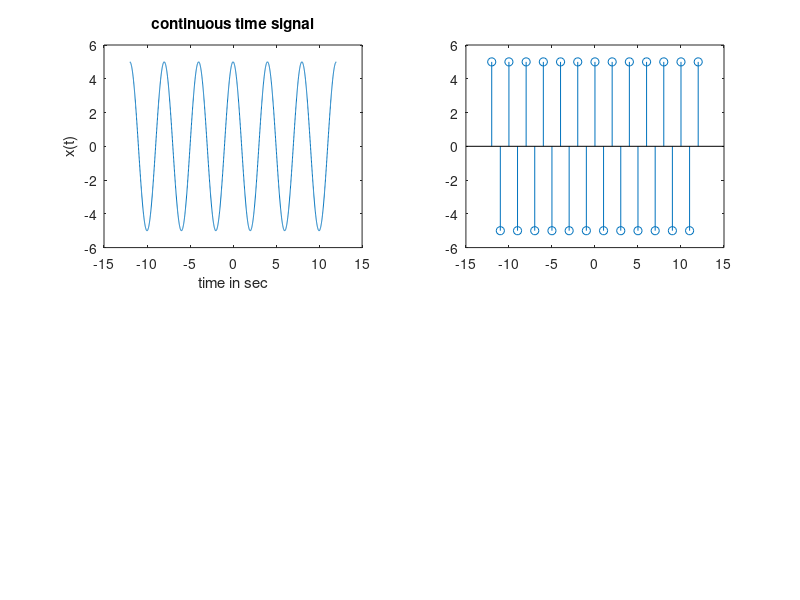

This chart was generated by the following MATLAB code: (Note: this script raises an error after producing the figure.)
clear all; 
clc; 
close all;
t=-12:0.01:12; %100 
fm=0.25; %12.5 
x=5*cos(2*pi*t*fm); 
subplot(2,2,1); plot(t,x); xlabel('time in sec'); 
ylabel('x(t)'); title('continuous time signal');
fs1=1.6*fm; 
n=-12:12; 
x1=5*cos(2*pi*fm*0.8*n/fs1); 
subplot(2,2,2); 
stem(n,x1); 
hold on subplot(2,2,2); 
plot(n,x1,':'); 
title('discrete time signal x(n) with fs< 2fm'); 
xlabel('n'); 
ylabel('x(n)');
fs2=2*fm; 
n1=-6:0.1:6;
x2=5*cos(2*pi*fm*n1/fs2); 
subplot(2,2,3); stem(n1,x2);
hold on subplot(2,2,3); 
plot(n1,x2,':'); 
title('discrete time signal x(n) with fs=2fm'); 
xlabel('n'); 
ylabel('x(n)');
n2=-21:21; 
fs3=8*fm;
x3=5*cos(2*pi*fm*n2/fs3); 
subplot(2,2,4); 
stem(n2,x3); 
hold on subplot(2,2,4); 
plot(n2,x3,':'); 
xlabel('n'); 
ylabel('x(n)'); 
title('discrete time signal x(n) with fs> 2fm');